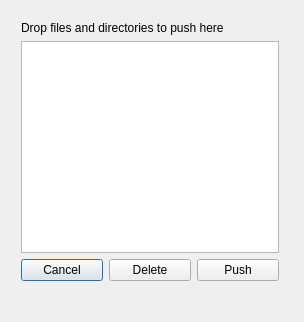
<?xml version="1.0" encoding="UTF-8"?>
<ui version="4.0">
 <class>dragDialog</class>
 <widget class="QDialog" name="dragDialog">
  <property name="geometry">
   <rect>
    <x>0</x>
    <y>0</y>
    <width>304</width>
    <height>322</height>
   </rect>
  </property>
  <property name="acceptDrops">
   <bool>true</bool>
  </property>
  <property name="windowTitle">
   <string/>
  </property>
  <widget class="QWidget" name="layoutWidget">
   <property name="geometry">
    <rect>
     <x>21</x>
     <y>21</y>
     <width>258</width>
     <height>260</height>
    </rect>
   </property>
   <layout class="QVBoxLayout" name="verticalLayout">
    <item>
     <widget class="QLabel" name="label">
      <property name="text">
       <string>Drop files and directories to push here</string>
      </property>
     </widget>
    </item>
    <item>
     <widget class="QListView" name="listView"/>
    </item>
    <item>
     <layout class="QHBoxLayout" name="horizontalLayout">
      <item>
       <widget class="QPushButton" name="pushButton1">
        <property name="text">
         <string>Cancel</string>
        </property>
        <property name="default">
         <bool>true</bool>
        </property>
       </widget>
      </item>
      <item>
       <widget class="QPushButton" name="pushButton2">
        <property name="text">
         <string>Delete</string>
        </property>
       </widget>
      </item>
      <item>
       <widget class="QPushButton" name="pushButton3">
        <property name="text">
         <string>Push</string>
        </property>
       </widget>
      </item>
     </layout>
    </item>
   </layout>
  </widget>
 </widget>
 <resources/>
 <connections/>
</ui>
